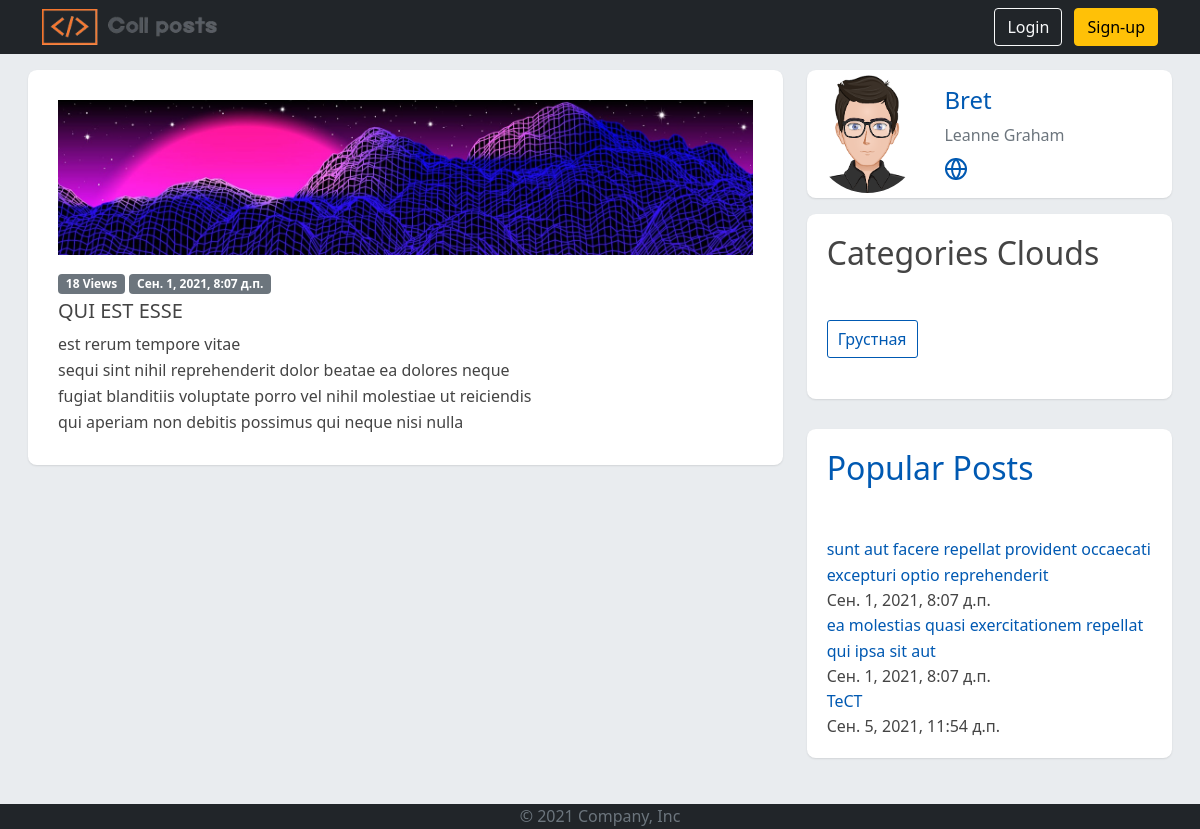
Screenshot of /post/2 with the database file from the repository.
### strange_posts/models.py (models this page shows, shortened)
class TimeBaseModel(models.Model):
    created_at = models.DateTimeField(auto_now_add=True)
    updated_at = models.DateTimeField(auto_now=True)
    class Meta:
        abstract = True

class Post(TimeBaseModel):
    id = models.IntegerField(primary_key=True)
    title = models.CharField(max_length=255, verbose_name='Название поста')
    body = models.TextField(verbose_name='Текст поста')
    user = models.ForeignKey(User, on_delete=models.CASCADE, verbose_name='Автор поста')
    categories = models.ManyToManyField(PostCategory, default=[])
    post_views = models.PositiveIntegerField('Количество просмотров', default=0)
    class Meta:
        verbose_name = 'Пост'
        verbose_name_plural = 'Пользовательские посты'
    def __str__(self):
        return f'{self.title}'
    def get_absolute_url(self):
        return reverse('post', kwargs={'pk': self.pk})

class User(TimeBaseModel):
    id = models.IntegerField(primary_key=True)
    name = models.CharField(max_length=255, verbose_name='Полное имя')
    username = models.CharField(max_length=100, unique=True, verbose_name='Имя пользователя')
    photo = models.ImageField('Фотография', upload_to='users_photo/%Y/%m/%d', null=True)
    email = models.EmailField(verbose_name='Email')
    user_address = models.ForeignKey(UserAddress, on_delete=models.SET_NULL, null=True,
                                     verbose_name='Адрес пользователя')
    phone_number = models.CharField(max_length=100, verbose_name='Номер телефона')
    user_website = models.CharField(max_length=255, verbose_name='Веб-сайт пользователя')
    user_company = models.ForeignKey(Company, on_delete=models.SET_NULL, null=True,
                                     verbose_name='Компания пользователя')
    class Meta:
        verbose_name = 'Пользователь'
        verbose_name_plural = 'Пользователи'
    def get_absolute_url(self):
        return reverse('get_user', kwargs={'pk': self.pk})

class PostCategory(models.Model):
    name = models.CharField('Название', max_length=50)
    slug = models.SlugField('URL', max_length=50, unique=True)
    class Meta:
        verbose_name = 'Категория для постов'
        verbose_name_plural = 'Категории для постов'

### strange_posts/views.py (the view)
# urls.py: path('post/<int:pk>', views.ShowPost.as_view(), name='post'),
class ShowPost(DetailView):
    model = Post
    context_object_name = 'post'
    def get_context_data(self, *, object_list=None, **kwargs):
        context = super().get_context_data(**kwargs)  # Получаем context у предка
        context['title'] = context['post']
        context['views'] = context['post'].post_views
        context['post'].post_views = F('post_views') + 1
        context['post'].save()
        context['popular_posts'] = Post.objects.all().order_by('-post_views')[:3]
        return context
    def get_queryset(self):
        return Post.objects.all().select_related('user').prefetch_related('categories')

### strange_posts/templates/strange_posts/post_detail.html (shortened to what this page needs)
{% extends 'strange_posts/base.html' %}
{% load static %}
{% block content %}
    <div id="main-content" class="blog-page">
        <div class="container-fluid">
            <div class="row clearfix">
                <div class="col-lg-8 col-md-12 left-box">
                    <div class="card single_post">
                        <div class="body">
                            <div class="img-post">
                                {% if post.photo %}
                                    <img class="d-block img-fluid" src="{{ post.photo.url }}" alt="Attached photo">
                                {% else %}
                                    <img class="d-block img-fluid" src="{% static 'strange_posts/images/plug.jpg' %}" alt="Attached photo">
                                {% endif %}
                            </div>
                            <div class="details">
                                <span class="badge bg-secondary">{{ views }} Views</span>
                                <span class="badge bg-secondary">{{ post.created_at }}</span>
                            </div>
                            <h3>{{ post.title }}</h3>
                            <p>{{ post.body|linebreaks }}</p>
                        </div>
                    </div>
                </div>
                <div class="col-lg-4 col-md-12 right-box">
                    <div class="card mb-3">
                        <div class="row g-0">
                            <div class="col-md-4">
                                <a href="{{ post.user.get_absolute_url }}">
                                    {% if post.user.photo %}
                                        <img src="{{ post.user.photo.url }}" class="img-fluid avatar-xl" alt="User photo">
                                    {% else %}
                                        <img src="{% static 'strange_posts/images/base_avatar.png' %}" class="img-fluid avatar-xl" alt="User photo">
                                    {% endif %}
                                </a>
                            </div>
                            <div class="col-md-8">
                                <div class="card-body">
                                    <h4><a href="{{ post.user.get_absolute_url }}">{{ post.user.username }}</a></h4>
                                    <p class="text-muted mb-0">{{ post.user.name }}</p>
                                    <ul class="social-links list-inline mb-0 mt-2">
                                        <li class="list-inline-item">
                                            <a href="https://{{ post.user.user_website }}" data-toggle="tooltip" data-placement="top" title="" data-original-title="Nathan's Facebook">
                                            </a>
                                        </li>
                                    </ul>
                                </div>
                            </div>
                        </div>
                    </div>
                    <div class="card">
                        <div class="header">
                            <h2>Categories Clouds</h2>
                        </div>
                        <div class="body widget">
                            <ul class="list-unstyled categories-clouds m-b-0">
                                {% for cat in post.categories.all %}
                                    <li><a href="{% url 'home' %}?cat={{ cat.slug }}">{{ cat.name }}</a></li>
                                {% endfor %}
                            </ul>
                        </div>
                    </div>
                    <div class="card">
                        <div class="header">
                            <h2><a href="{% url 'home' %}?order_by=post_views">Popular Posts</a></h2>
                        </div>
                        <div class="body widget popular-post">
                            <div class="row">
                                <div class="col-lg-12">
                                    {% for popular_post in popular_posts %}
                                        <div class="single_post">
                                            <p class="m-b-0">
                                                <a href="{{ popular_post.get_absolute_url }}">{{ popular_post.title }}</a>
                                            </p>
                                            <span>{{ popular_post.created_at }}</span>
                                    </div>
                                    {% endfor %}
                                </div>
                            </div>
                        </div>
                    </div>
                </div>
            </div>
        </div>
    </div>
{% endblock %}

### strange_posts/static/strange_posts/css/styles.css (style rules this page uses)
html, body { display: flex; width: 100%; height: 100%; min-height: 100vh; color: rgba(24, 35, 89, 0.85); background-color: #e9ecef; font-weight: 400; }
a { color: #0059b2; text-decoration: none; }
img { max-width: 800px; height: auto; }
.card { background: #fff; transition: .5s; border: 0; margin-bottom: 30px; border-radius: .55rem; position: relative; width: 100%; box-shadow: 0 1px 2px 0 rgb(0 0 0 / 10%); }
.card .body { color: #444; padding: 20px; font-weight: 400; }
.card .header { color: #444; padding: 20px; position: relative; box-shadow: none; }
.single_post { -webkit-transition: all .4s ease; transition: all .4s ease }
.single_post .body { padding: 30px }
.single_post .img-post { position: relative; overflow: hidden; max-height: 500px; margin-bottom: 15px }
.single_post .img-post > img { -ms-transform: scale(1); transform: scale(1); opacity: 1; -webkit-transition: -webkit-transform .4s ease, opacity .4s ease; transition: transform .4s ease, opacity .4s ease; max-width: 100%; filter: none; -webkit-filter: grayscale(0); -webkit-transform: scale(1.01) }
.single_post .details { margin-bottom: 5px }
.single_post h3 { font-size: 20px; text-transform: uppercase }
.single_post p { font-size: 16px; line-height: 26px; font-weight: 300; margin: 0 }
.right-box .categories-clouds li { display: inline-block; margin-bottom: 5px }
.right-box .categories-clouds li a { display: block; border: 1px solid; padding: 6px 10px; border-radius: 3px }
.avatar-xl { border-radius: 50%; padding: 5px; width: 8rem; height: 8rem }

### rows the page displays
Post: created_at "Сен. 1, 2021, 8:07 д.п.", title "QUI EST ESSE", body "est rerum tempore vitae sequi sint nihil reprehenderit dolor beatae ea dolores neque fugiat blanditiis voluptate porro vel nihil molestiae ut reiciendis qui aperiam non debitis possimus qui neque nisi nulla", user.username "Bret", user.name "Leanne Graham"
PostCategory: name "Грустная"
Post: title "sunt aut facere repellat provident occaecati excepturi optio reprehenderit", created_at "Сен. 1, 2021, 8:07 д.п."
Post: title "ea molestias quasi exercitationem repellat qui ipsa sit aut", created_at "Сен. 1, 2021, 8:07 д.п."
Post: title "ТеСТ", created_at "Сен. 5, 2021, 11:54 д.п."

### other values shown
{{ views }} "18"
